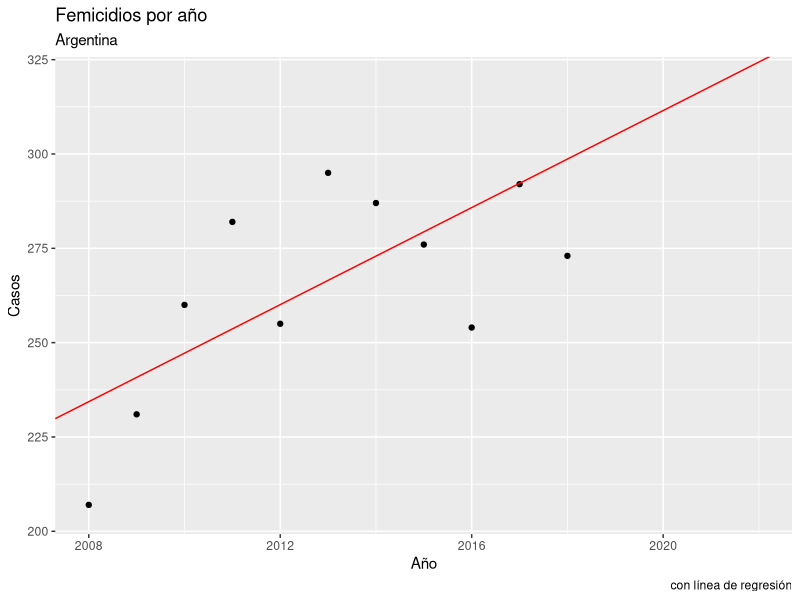

This chart was generated by the following R code:
library("tidyverse") 

femicidios<-read.csv("femicidios.csv")


#establecer correlación
cor(femicidios$año, femicidios$casos)

modelo_fem<- lm(casos ~ año, data = femicidios)

modelo_fem

#lo corremos y nos mostrará esto en la consola
#Coefficients:
#(Intercept)          año  
#-12677.08         6.43  

ggplot(data = femicidios) +
  geom_point(aes(x = año, y = casos)) +
  labs(title = "Femicidios por año",
       subtitle = "Argentina",
       y = "Casos", x="Año",
       caption = "con línea de regresión") +
  geom_abline(aes(intercept = -12677.08, slope = 6.43), color = "red")+
  xlim(c(2008, 2022)) +
  ylim(c(205,320))


